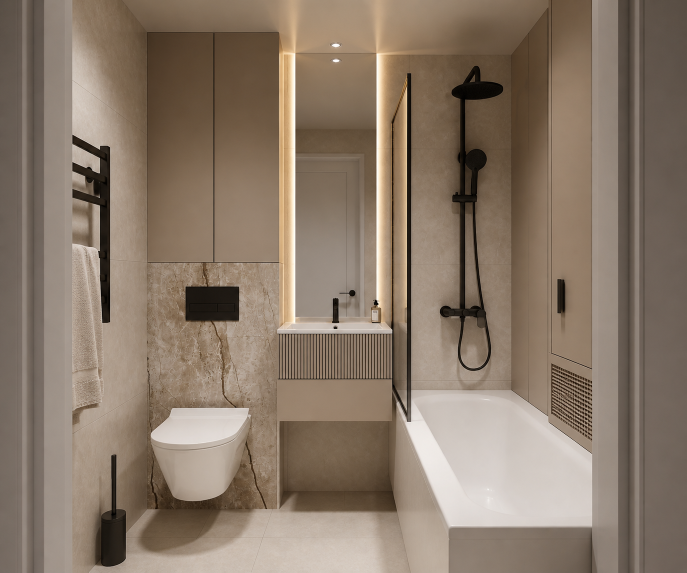
#> input picture Туалет/01-concept-black.png, 1373 x 1145 px, given in place of 1-Фото-1.jpg, which was not available (shown at 1/2 size)
$ python room7_materials_board.py
#> lines starting #> are read from the running program, lines starting #| are printed output that depends on the picture
from PIL import Image, ImageDraw, ImageFont, ImageOps
from pathlib import Path

base = Path(__file__).parent
sample_lvt = Path('C:/Users/aidzm/.codex/codex-remote-attachments/01a03940-90d5-7db2-8ba3-cbbfb2210fb8/E2206AEF-D5DF-4275-A080-21C8F67125AF/1-Фото-1.jpg')
sample_tile = Path('C:/Users/aidzm/.codex/codex-remote-attachments/01a03940-90d5-7db2-8ba3-cbbfb2210fb8/208A58B3-0E3A-4852-92A8-BB73AE0C546C/1-Фото-1.jpg')
out = base / 'room7_materials_agreed.png'
im = Image.new('RGB',(2200,1640),'#f6f3ed')
d=ImageDraw.Draw(im)
reg='C:/Windows/Fonts/arial.ttf'; bold='C:/Windows/Fonts/arialbd.ttf'
def text(x,y,s,n=24,b=False,c='#333d37'): d.text((x,y),s,font=ImageFont.truetype(bold if b else reg,n),fill=c)
def sample(path, crop, dest):
#> called with crop = (0.07, 0.06, 0.92, 0.48), dest = (65, 145, 980, 315)
    a=Image.open(path).convert('RGB'); w,h=a.size
#> in sample, a is the input picture: PIL image 1373x1145 RGB; mean R, G, B 137.3, 120.7, 104.9
#> after `w, h = a.size`: w = 1373; h = 1145
    a=a.crop((int(crop[0]*w),int(crop[1]*h),int(crop[2]*w),int(crop[3]*h)))
#> a: PIL image 1167x481 RGB
    a=ImageOps.fit(a,(dest[2],dest[3]),method=Image.Resampling.LANCZOS)
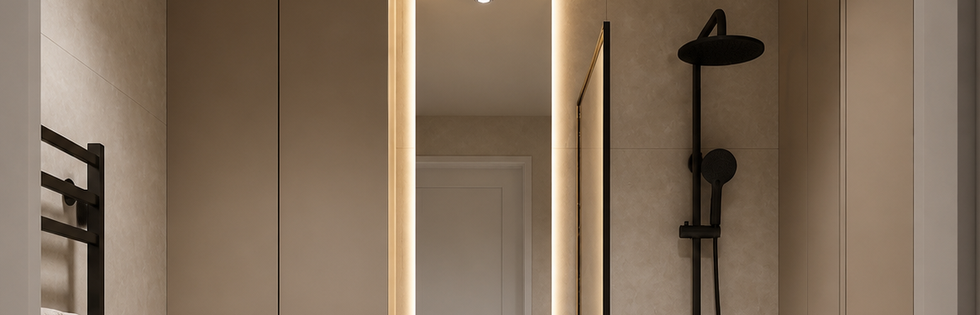
#> a: PIL image 980x315 RGB; mean R, G, B 128.4, 109.2, 90
    im.paste(a,(dest[0],dest[1]))
text(65,30,'КОМНАТА 7  ·  СОГЛАСОВАННЫЕ МАТЕРИАЛЫ',40,True)
text(65,87,'Фотографии реальных образцов; цвет зависит от освещения и партии.',23,c='#687069')
sample(sample_lvt,(.07,.06,.92,.48),(65,145,980,315))
sample(sample_tile,(.10,.57,.85,.91),(1155,145,980,315))
#> call 2 of sample, with crop = (0.1, 0.57, 0.85, 0.91), dest = (1155, 145, 980, 315)
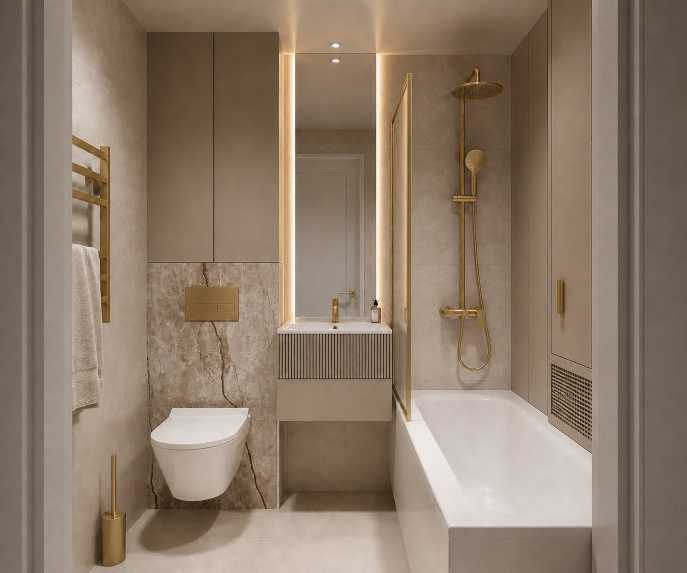
#> input picture Туалет/02-concept-champagne-gold.png, 1373 x 1145 px, given in place of 1-Фото-1.jpg, which was not available (shown at 1/2 size)
#> in sample, a is the input picture: PIL image 1373x1145 RGB; mean R, G, B 140.6, 122.5, 105.5
#> in sample (call 2), `a=a.crop((int(crop[0]*w),int(crop[1]*h),int(crop[2]*w),int(crop[3]*h)))`:
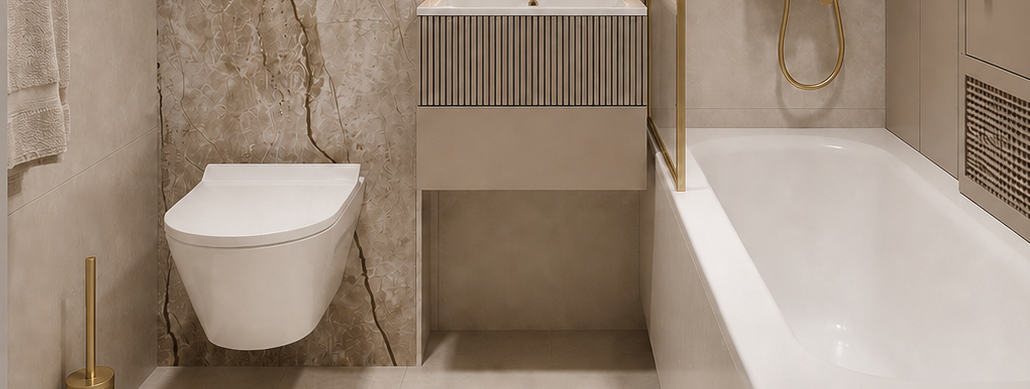
#> a: PIL image 1030x389 RGB; mean R, G, B 156.1, 138.8, 123.3
#> in sample (call 2), `a=ImageOps.fit(a,(dest[2],dest[3]),method=Image.Resampling.LANCZOS)`:
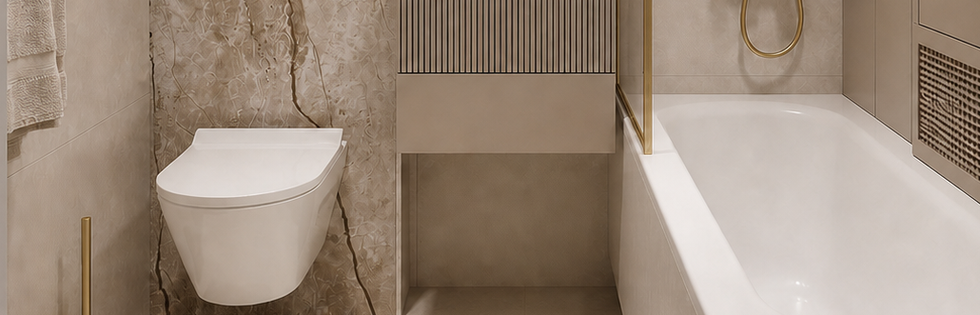
#> a: PIL image 980x315 RGB; mean R, G, B 156.4, 139.1, 123.7
#> in sample (call 2), `im.paste(a,(dest[0],dest[1]))`:
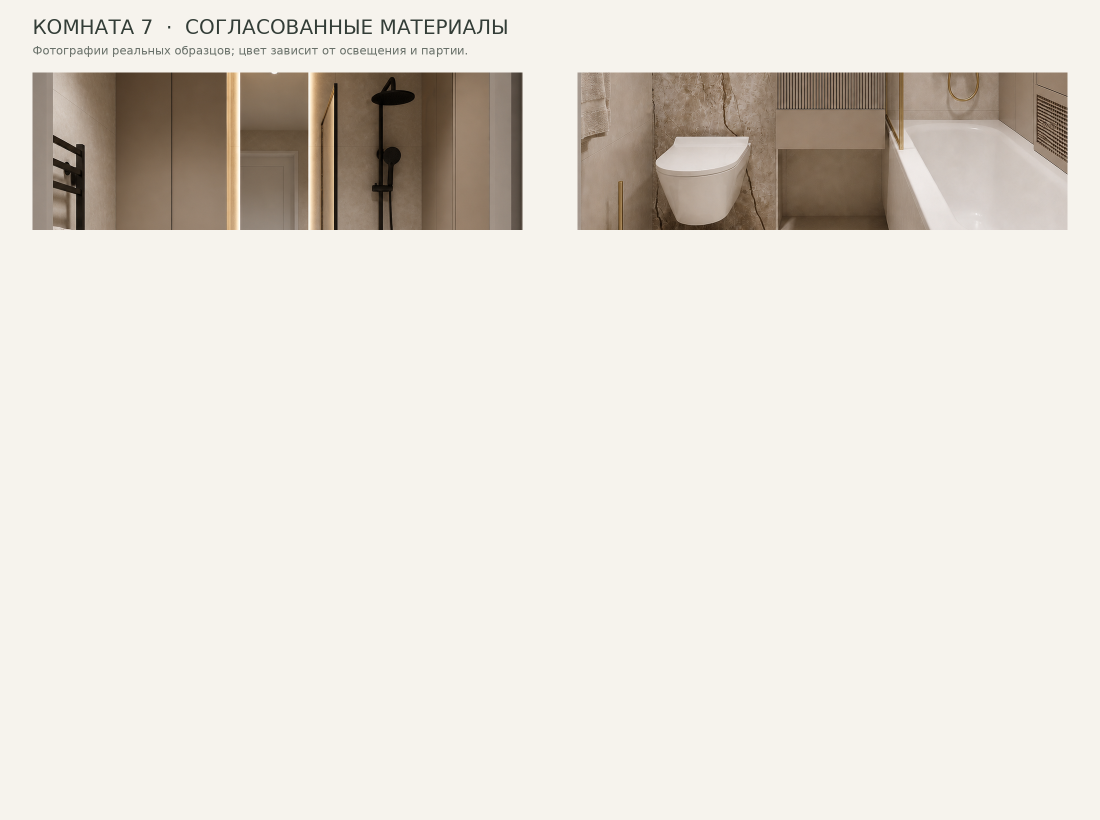
#> im: PIL image 2200x1640 RGB (shown at 1/2 size); mean R, G, B 227.7, 222.1, 214.2
text(65,480,'1  INVICTUS NATIVA DESERT ROSE 05',29,True)
text(65,522,'Клеевой кварцвинил Dryback · пол и сухие стены',23)
text(65,558,'Вертикальный монтаж — после письменного допуска.',22,c='#865337')
text(1155,480,'2  NT CERAMIC PATAGONIA CLASSIC',29,True)
text(1155,522,'Матовый керамогранит 600 × 1200 · зона ванны',23)
text(1155,558,'и нижняя лицевая часть ВМ-07 за унитазом.',23)
text(65,620,'КАК СОЧЕТАЕТСЯ В ИНТЕРЬЕРЕ',30,True)
render=Image.open(base/'room7-storage-patagonia-single-light.png').convert('RGB')
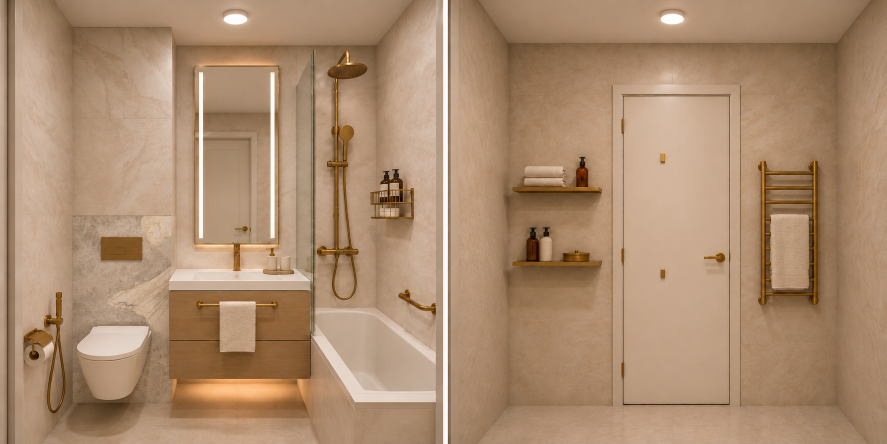
#> input picture Туалет/room7-storage-patagonia-single-light.png, 1774 x 887 px (shown at 1/2 size)
#> render is the input picture: PIL image 1774x887 RGB; mean R, G, B 171.4, 139.6, 111.3
render.thumbnail((2070,850),Image.Resampling.LANCZOS)
#> render: PIL image 1700x850 RGB
im.paste(render,(65,675))
text(65,1534,'Бронза — сатинированная; тумба — светлый дуб. Рисунок плитки на визуализации условный.',22)
text(65,1570,'Доступ к люку ВМ-07 предусмотреть; место и открывание требуют проверки.',22,c='#865337')
im.save(out); print(out)
#> after `im.save(out)`:
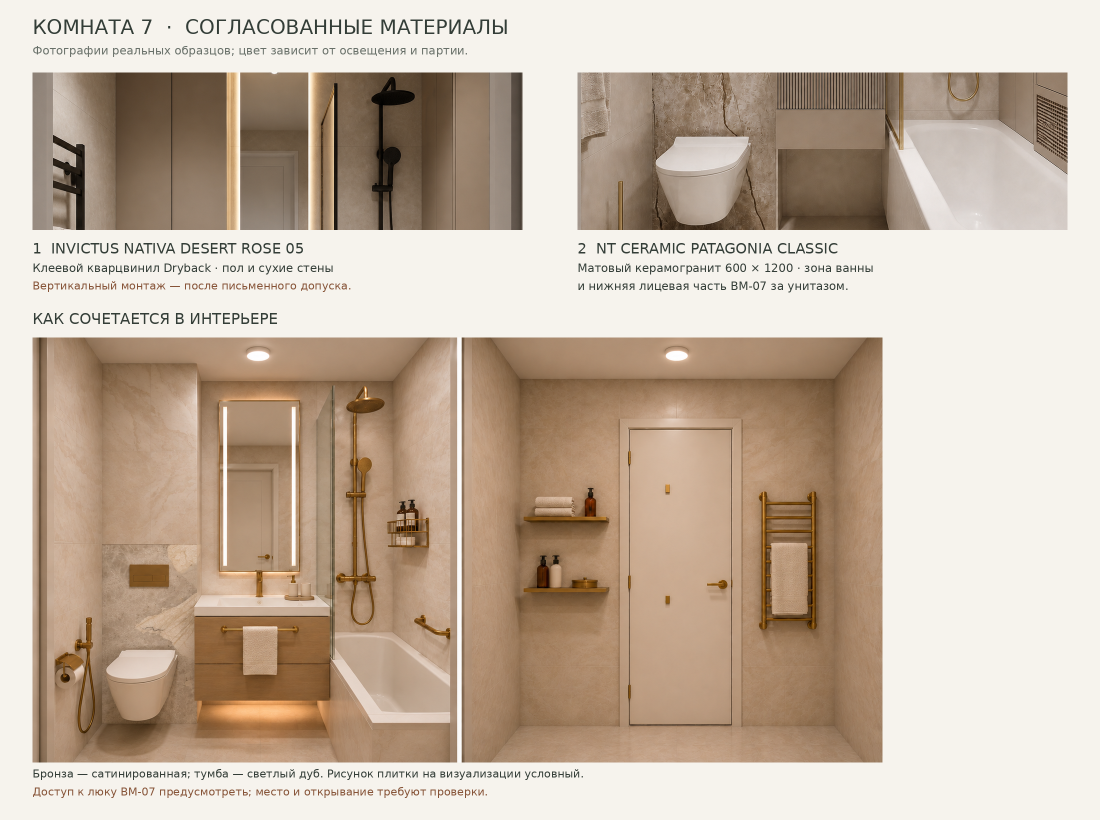
#> saved as room7_materials_agreed.png: PIL image 2200x1640 RGB (shown at 1/2 size); mean R, G, B 196.3, 179.2, 162.3
#| Туалет/room7_materials_agreed.png
